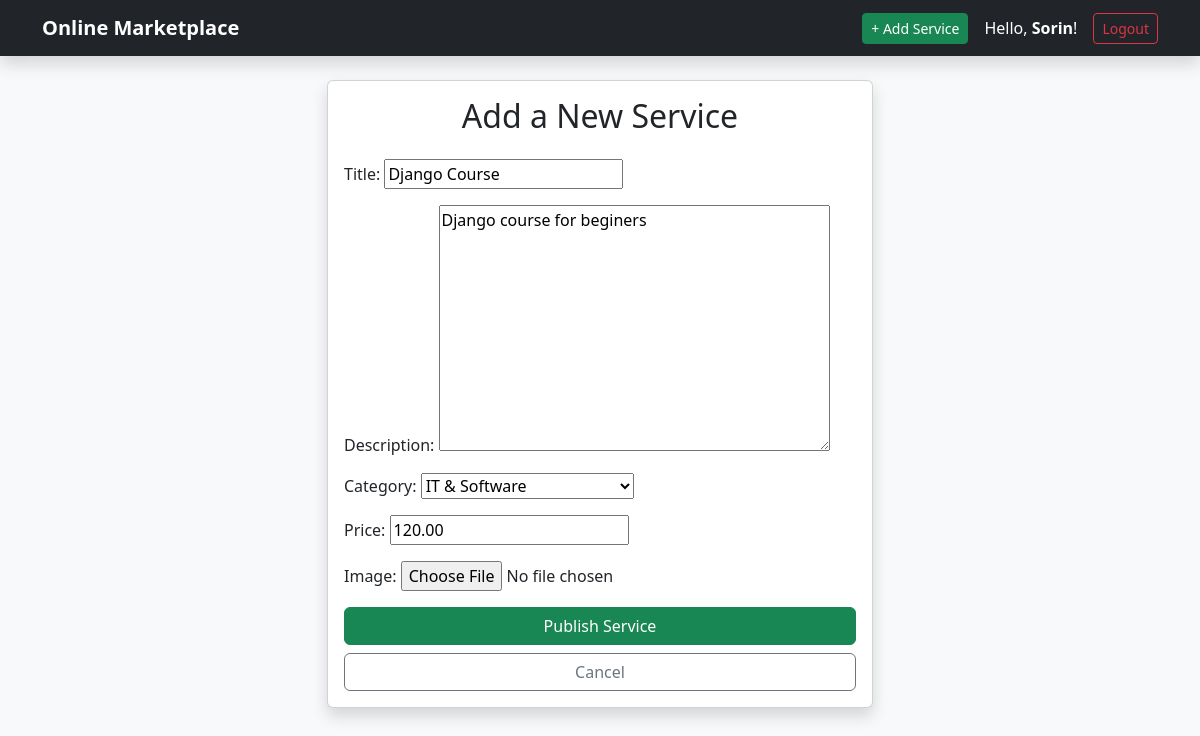
The app's page /service/edit/2/ (signed in) with its own data.
### marketplace/models.py (models this page shows, shortened)
class Service(models.Model):
    CATEGORY_CHOICES = [
        ('cleaning', 'Cleaning'),
        ('it', 'IT & Software'),
        ('math', 'Mathematics Meditations'),
        ('garden', 'Garden'),
    ]
    title = models.CharField(max_length=200, unique=True)
    provider = models.ForeignKey(User, on_delete=models.CASCADE, related_name="services")
    description = models.TextField()
    category = models.CharField(max_length=20, choices=CATEGORY_CHOICES)
    price = models.DecimalField(max_digits=10, decimal_places=2)
    created_on = models.DateTimeField(auto_now_add=True)
    image = models.ImageField(upload_to='services/', default='services/default.jpg', blank=True)

### marketplace/views.py (the view)
# urls.py: path('service/edit/<int:service_id>/', views.edit_service, name='edit_service'),
def edit_service(request, service_id):
    service = get_object_or_404(Service, id=service_id)
    if service.provider != request.user:
        return redirect('service_list')
    if request.method == 'POST':
        form = ServiceForm(request.POST, instance=service)
        if form.is_valid():
            form.save()
            messages.success(request, 'The service has been updated!')
            return redirect('service_detail', service_id=service.id)
    else:
        form = ServiceForm(instance=service)
    return render(request, 'marketplace/service_form.html', {
        'form': form,
        'edit_mode': True,
        'service': service
    })

### marketplace/forms.py
class ServiceForm(forms.ModelForm):
    class Meta:
        model = Service
        fields = ['title', 'description', 'category', 'price','image']

### marketplace/templates/marketplace/service_form.html (shortened to what this page needs)
{% extends 'marketplace/base.html' %}
{% block content %}
<div class="row justify-content-center">
    <div class="col-md-6">
        <div class="card shadow">
            <div class="card-body">
                <h2 class="text-center mb-4">Add a New Service</h2>
                <form method="POST" enctype="multipart/form-data">
                    {{ form.as_p }}
                    <div class="d-grid gap-2">
                        <button type="submit" class="btn btn-success">Publish Service</button>
                        <a href="{% url 'service_list' %}" class="btn btn-outline-secondary">Cancel</a>
                    </div>
                </form>
            </div>
        </div>
    </div>
</div>
{% endblock %}

### marketplace/templates/marketplace/base.html (shortened to what this page needs)
<!DOCTYPE html>
<html lang="en">
<head>
    <link href="https://cdn.jsdelivr.net/npm/bootstrap@5.3.8/dist/css/bootstrap.min.css" rel="stylesheet"
>
</head>
<body class="bg-light">
    <nav class="navbar navbar-dark bg-dark mb-4 shadow">
        <div class="container">
            <a class="navbar-brand fw-bold" href="{% url 'service_list' %}">Online Marketplace</a>
            <div class="d-flex align-items-center">
                {% if user.is_authenticated %}
                <a href="{% url 'create_service' %}" class="btn btn-success btn-sm me-3">+ Add Service</a>
                <span class="navbar-text me-3 text-white">
                    Hello, <a href="{% url 'my_services' %}" class="text-white fw-bold text-decoration-none">{{user.username }}</a>!
                </span>
                <a href="{% url 'account_logout' %}" class="btn btn-outline-danger btn-sm">Logout</a>
                {% else %}
                <a href="{% url 'account_login' %}" class="btn btn-outline-light btn-sm me-2">Login</a>
                <a href="{% url 'account_signup' %}" class="btn btn-light btn-sm">Register</a>
                {% endif %}
            </div>
        </div>
    </nav>
    <div class="container">
        {% block content %}
        {% endblock %}
    </div>
</body>
</html>

### records on screen
Service: title "Django Course", description "Django course for beginers", category "IT & Software", price "120.00"

### other values on screen
{{ user.username }} "Sorin"
